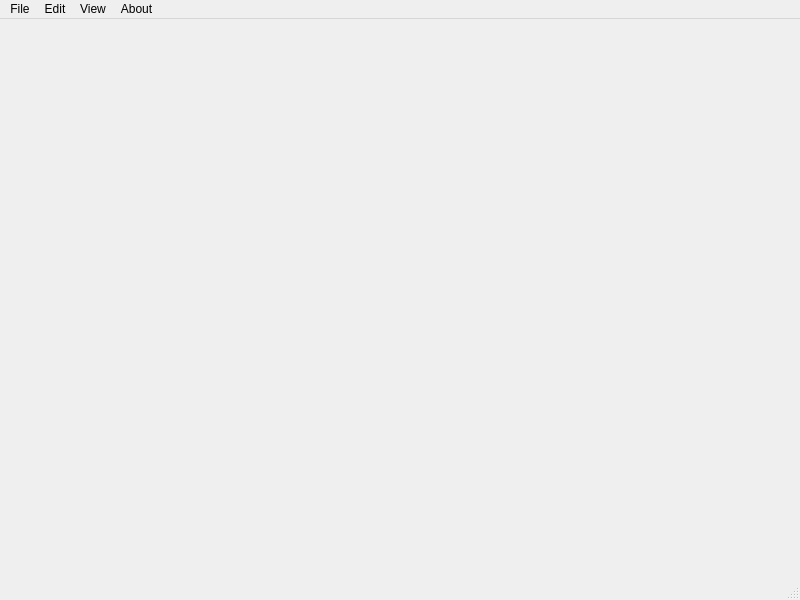
<?xml version="1.0" encoding="UTF-8"?>
<ui version="4.0">
 <class>MainWindow</class>
 <widget class="QMainWindow" name="MainWindow">
  <property name="geometry">
   <rect>
    <x>0</x>
    <y>0</y>
    <width>800</width>
    <height>600</height>
   </rect>
  </property>
  <property name="windowTitle">
   <string>MainWindow</string>
  </property>
  <widget class="QWidget" name="centralwidget">
   <layout class="QVBoxLayout" name="verticalLayout">
    <item>
     <widget class="QWidget" name="viewportHost" native="true"/>
    </item>
   </layout>
  </widget>
  <widget class="QMenuBar" name="menubar">
   <property name="geometry">
    <rect>
     <x>0</x>
     <y>0</y>
     <width>800</width>
     <height>20</height>
    </rect>
   </property>
   <widget class="QMenu" name="menuFile">
    <property name="title">
     <string>File</string>
    </property>
    <addaction name="actionNew"/>
    <addaction name="actionOpen"/>
    <addaction name="actionSave"/>
    <addaction name="separator"/>
    <addaction name="actionExit"/>
   </widget>
   <widget class="QMenu" name="menuEdit">
    <property name="title">
     <string>Edit</string>
    </property>
    <addaction name="actionUndo"/>
    <addaction name="actionRedo"/>
    <addaction name="separator"/>
    <addaction name="actionCut"/>
    <addaction name="actionCopy"/>
    <addaction name="actionPaste"/>
   </widget>
   <widget class="QMenu" name="menuView">
    <property name="title">
     <string>View</string>
    </property>
    <addaction name="actionZoomIn"/>
    <addaction name="actionZoomOut"/>
    <addaction name="actionResetView"/>
   </widget>
   <widget class="QMenu" name="menuAbout">
    <property name="title">
     <string>About</string>
    </property>
    <addaction name="actionAbout"/>
   </widget>
   <addaction name="menuFile"/>
   <addaction name="menuEdit"/>
   <addaction name="menuView"/>
   <addaction name="menuAbout"/>
  </widget>
  <widget class="QStatusBar" name="statusbar"/>
  <action name="actionNew">
   <property name="text">
    <string>New</string>
   </property>
  </action>
  <action name="actionOpen">
   <property name="text">
    <string>Open...</string>
   </property>
  </action>
  <action name="actionSave">
   <property name="text">
    <string>Save</string>
   </property>
  </action>
  <action name="actionExit">
   <property name="text">
    <string>Exit</string>
   </property>
  </action>
  <action name="actionUndo">
   <property name="text">
    <string>Undo</string>
   </property>
  </action>
  <action name="actionRedo">
   <property name="text">
    <string>Redo</string>
   </property>
  </action>
  <action name="actionCut">
   <property name="text">
    <string>Cut</string>
   </property>
  </action>
  <action name="actionCopy">
   <property name="text">
    <string>Copy</string>
   </property>
  </action>
  <action name="actionPaste">
   <property name="text">
    <string>Paste</string>
   </property>
  </action>
  <action name="actionZoomIn">
   <property name="text">
    <string>Zoom In</string>
   </property>
  </action>
  <action name="actionZoomOut">
   <property name="text">
    <string>Zoom Out</string>
   </property>
  </action>
  <action name="actionResetView">
   <property name="text">
    <string>Reset View</string>
   </property>
  </action>
  <action name="actionAbout">
   <property name="text">
    <string>About QtAVL</string>
   </property>
  </action>
 </widget>
 <resources/>
 <connections/>
</ui>
